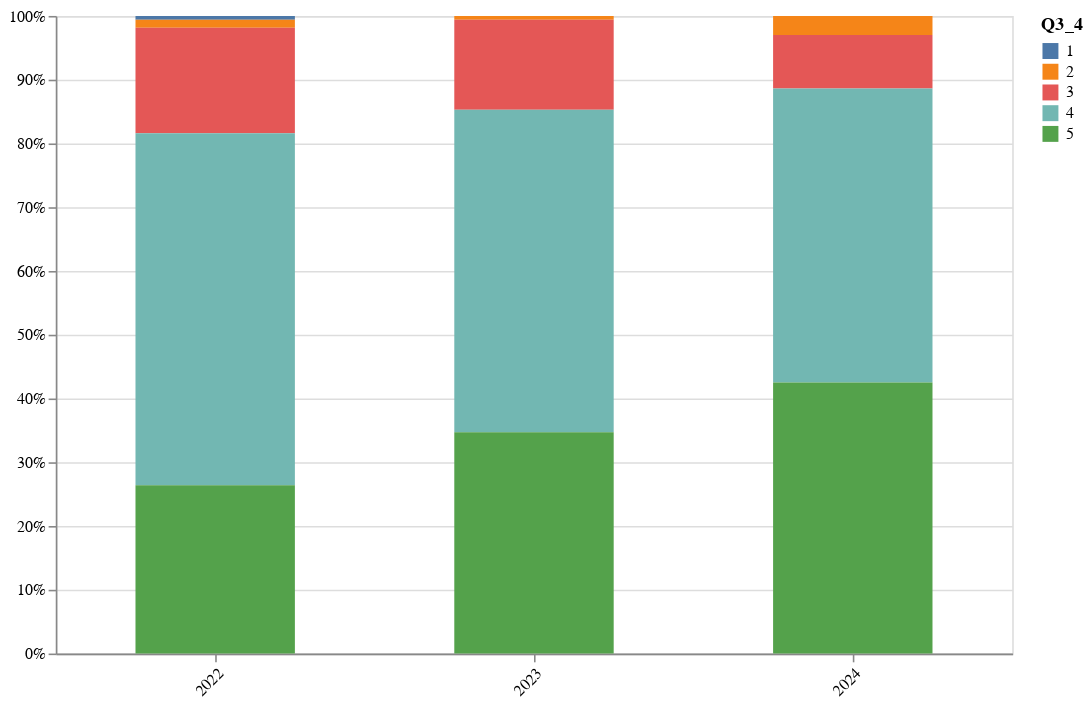

The notebook cell saved with this chart:
### Code cell
# 
# 다. 연구자의 연구윤리 준수 영향 요인별
# 
print("관련 규정 및 지침")

title ="Q3_4"

# 1) counting
_2022 = pl.DataFrame({
    title: importance,
    "2022": [1, 2, 27, 90, 43],
})

_2023 = pl.DataFrame({
    title: importance,
    "2023": [0, 1, 24, 86, 59],
})

_2024 = df.group_by(title).len().sort(title)

data = get(title, _2022, _2023, importance)
draw_graph(data, title, "관련 규정 및 지침")

### Figure 1 — Vega-Lite specification as saved in the notebook (floating-point values rounded to 4 significant figures)
{"config": {"view": {"continuousWidth": 300, "continuousHeight": 300}}, "data": {"name": "data-340031a5d73299b0f43366ea2aaae05d"}, "mark": {"type": "bar", "size": 100}, "encoding": {"color": {"field": "Q3_4", "title": "Q3_4", "type": "nominal"}, "tooltip": [{"field": "Q3_4", "type": "quantitative"}, {"field": "Year", "type": "nominal"}, {"field": "Count", "type": "quantitative"}], "x": {"axis": {"labelAngle": -45}, "field": "Year", "title": null, "type": "ordinal"}, "y": {"field": "Count", "stack": "normalize", "title": null, "type": "quantitative"}}, "height": 400, "width": 600, "$schema": "https://vega.github.io/schema/vega-lite/v5.20.1.json", "datasets": {"data-340031a5d73299b0f43366ea2aaae05d": [{"Q3_4": 1, "Year": "2022", "Count": 1}, {"Q3_4": 2, "Year": "2022", "Count": 2}, {"Q3_4": 3, "Year": "2022", "Count": 27}, {"Q3_4": 4, "Year": "2022", "Count": 90}, {"Q3_4": 5, "Year": "2022", "Count": 43}, {"Q3_4": 1, "Year": "2023", "Count": 0}, {"Q3_4": 2, "Year": "2023", "Count": 1}, {"Q3_4": 3, "Year": "2023", "Count": 24}, {"Q3_4": 4, "Year": "2023", "Count": 86}, {"Q3_4": 5, "Year": "2023", "Count": 59}, {"Q3_4": 1, "Year": "2024", "Count": 0}, {"Q3_4": 2, "Year": "2024", "Count": 5}, {"Q3_4": 3, "Year": "2024", "Count": 14}, {"Q3_4": 4, "Year": "2024", "Count": 77}, {"Q3_4": 5, "Year": "2024", "Count": 71}]}}
